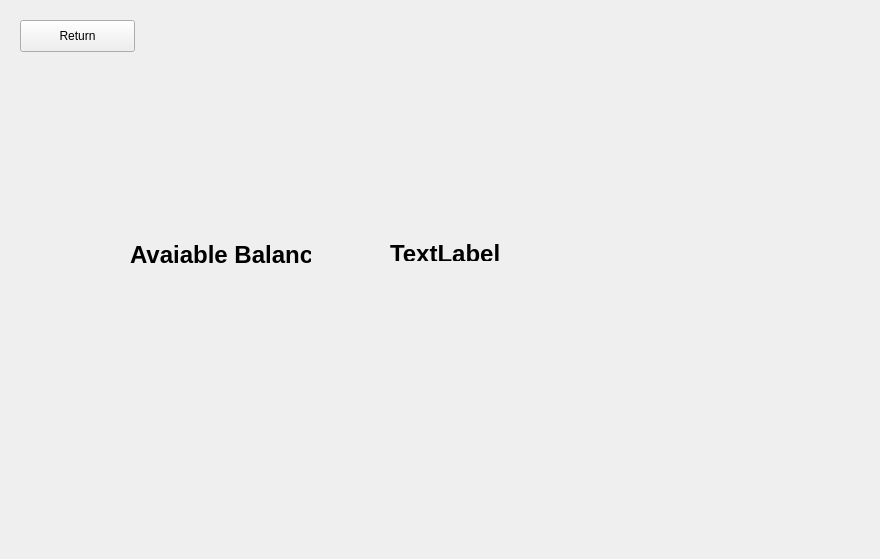
<?xml version="1.0" encoding="UTF-8"?>
<ui version="4.0">
 <class>BW_ViewBalance</class>
 <widget class="QWidget" name="BW_ViewBalance">
  <property name="geometry">
   <rect>
    <x>0</x>
    <y>0</y>
    <width>880</width>
    <height>559</height>
   </rect>
  </property>
  <property name="windowTitle">
   <string>Form</string>
  </property>
  <widget class="QLabel" name="label">
   <property name="geometry">
    <rect>
     <x>130</x>
     <y>240</y>
     <width>181</width>
     <height>31</height>
    </rect>
   </property>
   <property name="text">
    <string>&lt;html&gt;&lt;head/&gt;&lt;body&gt;&lt;p&gt;&lt;span style=&quot; font-size:18pt; font-weight:600;&quot;&gt;Avaiable Balance&lt;/span&gt;&lt;/p&gt;&lt;/body&gt;&lt;/html&gt;</string>
   </property>
  </widget>
  <widget class="QLabel" name="money">
   <property name="geometry">
    <rect>
     <x>390</x>
     <y>240</y>
     <width>191</width>
     <height>21</height>
    </rect>
   </property>
   <property name="text">
    <string>&lt;html&gt;&lt;head/&gt;&lt;body&gt;&lt;p&gt;&lt;span style=&quot; font-size:18pt; font-weight:600;&quot;&gt;TextLabel&lt;/span&gt;&lt;/p&gt;&lt;/body&gt;&lt;/html&gt;</string>
   </property>
  </widget>
  <widget class="QPushButton" name="pushButton">
   <property name="geometry">
    <rect>
     <x>20</x>
     <y>20</y>
     <width>115</width>
     <height>32</height>
    </rect>
   </property>
   <property name="text">
    <string>Return</string>
   </property>
  </widget>
 </widget>
 <resources/>
 <connections/>
</ui>
